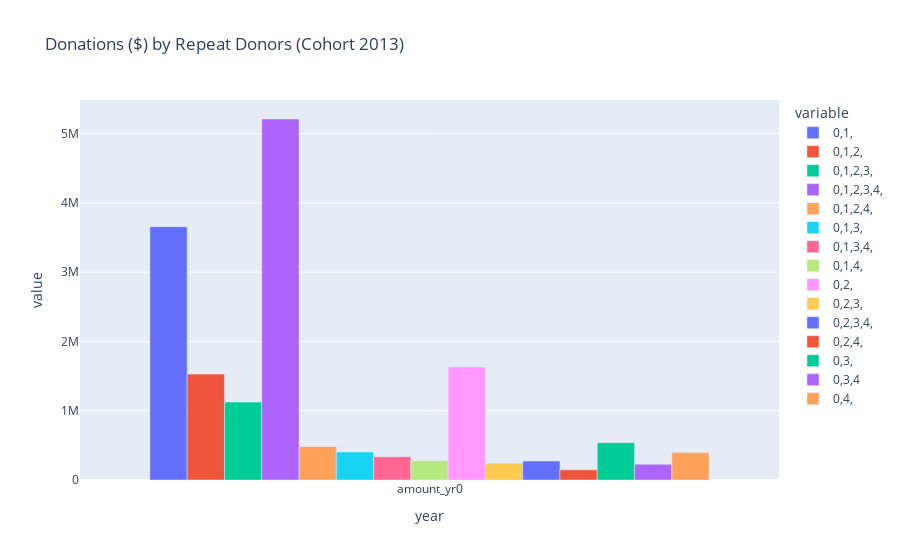

Notebook cell for this chart:
### Code cell
fig = px.bar(c13_repeat_yr_amounts_transposed.query('index == "amount_yr0"'), x="index", y=['0,1,', '0,1,2,', '0,1,2,3,', '0,1,2,3,4,', '0,1,2,4,',
       '0,1,3,', '0,1,3,4,', '0,1,4,', '0,2,', '0,2,3,', '0,2,3,4,', '0,2,4,', '0,3,', '0,3,4', '0,4,'], barmode='group', labels={'index':'year', 'y':'amount ($)'}, title="Donations ($) by Repeat Donors (Cohort 2013)")
fig.show()

### Figure 1 — Plotly figure (JSON) as saved in the notebook; plotly's stock layout.template omitted (floating-point values rounded to 4 significant figures)
{"data": [{"alignmentgroup": "True", "hovertemplate": "variable=0,1,<br>year=%{x}<br>value=%{y}<extra></extra>", "legendgroup": "0,1,", "marker": {"color": "#636efa"}, "name": "0,1,", "offsetgroup": "0,1,", "orientation": "v", "showlegend": true, "textposition": "auto", "type": "bar", "x": ["amount_yr0"], "xaxis": "x", "y": [3656000.0], "yaxis": "y"}, {"alignmentgroup": "True", "hovertemplate": "variable=0,1,2,<br>year=%{x}<br>value=%{y}<extra></extra>", "legendgroup": "0,1,2,", "marker": {"color": "#EF553B"}, "name": "0,1,2,", "offsetgroup": "0,1,2,", "orientation": "v", "showlegend": true, "textposition": "auto", "type": "bar", "x": ["amount_yr0"], "xaxis": "x", "y": [1528000.0], "yaxis": "y"}, {"alignmentgroup": "True", "hovertemplate": "variable=0,1,2,3,<br>year=%{x}<br>value=%{y}<extra></extra>", "legendgroup": "0,1,2,3,", "marker": {"color": "#00cc96"}, "name": "0,1,2,3,", "offsetgroup": "0,1,2,3,", "orientation": "v", "showlegend": true, "textposition": "auto", "type": "bar", "x": ["amount_yr0"], "xaxis": "x", "y": [1124000.0], "yaxis": "y"}, {"alignmentgroup": "True", "hovertemplate": "variable=0,1,2,3,4,<br>year=%{x}<br>value=%{y}<extra></extra>", "legendgroup": "0,1,2,3,4,", "marker": {"color": "#ab63fa"}, "name": "0,1,2,3,4,", "offsetgroup": "0,1,2,3,4,", "orientation": "v", "showlegend": true, "textposition": "auto", "type": "bar", "x": ["amount_yr0"], "xaxis": "x", "y": [5210000.0], "yaxis": "y"}, {"alignmentgroup": "True", "hovertemplate": "variable=0,1,2,4,<br>year=%{x}<br>value=%{y}<extra></extra>", "legendgroup": "0,1,2,4,", "marker": {"color": "#FFA15A"}, "name": "0,1,2,4,", "offsetgroup": "0,1,2,4,", "orientation": "v", "showlegend": true, "textposition": "auto", "type": "bar", "x": ["amount_yr0"], "xaxis": "x", "y": [482900.0], "yaxis": "y"}, {"alignmentgroup": "True", "hovertemplate": "variable=0,1,3,<br>year=%{x}<br>value=%{y}<extra></extra>", "legendgroup": "0,1,3,", "marker": {"color": "#19d3f3"}, "name": "0,1,3,", "offsetgroup": "0,1,3,", "orientation": "v", "showlegend": true, "textposition": "auto", "type": "bar", "x": ["amount_yr0"], "xaxis": "x", "y": [404400.0], "yaxis": "y"}, {"alignmentgroup": "True", "hovertemplate": "variable=0,1,3,4,<br>year=%{x}<br>value=%{y}<extra></extra>", "legendgroup": "0,1,3,4,", "marker": {"color": "#FF6692"}, "name": "0,1,3,4,", "offsetgroup": "0,1,3,4,", "orientation": "v", "showlegend": true, "textposition": "auto", "type": "bar", "x": ["amount_yr0"], "xaxis": "x", "y": [335300.0], "yaxis": "y"}, {"alignmentgroup": "True", "hovertemplate": "variable=0,1,4,<br>year=%{x}<br>value=%{y}<extra></extra>", "legendgroup": "0,1,4,", "marker": {"color": "#B6E880"}, "name": "0,1,4,", "offsetgroup": "0,1,4,", "orientation": "v", "showlegend": true, "textposition": "auto", "type": "bar", "x": ["amount_yr0"], "xaxis": "x", "y": [278400.0], "yaxis": "y"}, {"alignmentgroup": "True", "hovertemplate": "variable=0,2,<br>year=%{x}<br>value=%{y}<extra></extra>", "legendgroup": "0,2,", "marker": {"color": "#FF97FF"}, "name": "0,2,", "offsetgroup": "0,2,", "orientation": "v", "showlegend": true, "textposition": "auto", "type": "bar", "x": ["amount_yr0"], "xaxis": "x", "y": [1632000.0], "yaxis": "y"}, {"alignmentgroup": "True", "hovertemplate": "variable=0,2,3,<br>year=%{x}<br>value=%{y}<extra></extra>", "legendgroup": "0,2,3,", "marker": {"color": "#FECB52"}, "name": "0,2,3,", "offsetgroup": "0,2,3,", "orientation": "v", "showlegend": true, "textposition": "auto", "type": "bar", "x": ["amount_yr0"], "xaxis": "x", "y": [246600.0], "yaxis": "y"}, {"alignmentgroup": "True", "hovertemplate": "variable=0,2,3,4,<br>year=%{x}<br>value=%{y}<extra></extra>", "legendgroup": "0,2,3,4,", "marker": {"color": "#636efa"}, "name": "0,2,3,4,", "offsetgroup": "0,2,3,4,", "orientation": "v", "showlegend": true, "textposition": "auto", "type": "bar", "x": ["amount_yr0"], "xaxis": "x", "y": [273700.0], "yaxis": "y"}, {"alignmentgroup": "True", "hovertemplate": "variable=0,2,4,<br>year=%{x}<br>value=%{y}<extra></extra>", "legendgroup": "0,2,4,", "marker": {"color": "#EF553B"}, "name": "0,2,4,", "offsetgroup": "0,2,4,", "orientation": "v", "showlegend": true, "textposition": "auto", "type": "bar", "x": ["amount_yr0"], "xaxis": "x", "y": [146500.0], "yaxis": "y"}, {"alignmentgroup": "True", "hovertemplate": "variable=0,3,<br>year=%{x}<br>value=%{y}<extra></extra>", "legendgroup": "0,3,", "marker": {"color": "#00cc96"}, "name": "0,3,", "offsetgroup": "0,3,", "orientation": "v", "showlegend": true, "textposition": "auto", "type": "bar", "x": ["amount_yr0"], "xaxis": "x", "y": [538400.0], "yaxis": "y"}, {"alignmentgroup": "True", "hovertemplate": "variable=0,3,4<br>year=%{x}<br>value=%{y}<extra></extra>", "legendgroup": "0,3,4", "marker": {"color": "#ab63fa"}, "name": "0,3,4", "offsetgroup": "0,3,4", "orientation": "v", "showlegend": true, "textposition": "auto", "type": "bar", "x": ["amount_yr0"], "xaxis": "x", "y": [227600.0], "yaxis": "y"}, {"alignmentgroup": "True", "hovertemplate": "variable=0,4,<br>year=%{x}<br>value=%{y}<extra></extra>", "legendgroup": "0,4,", "marker": {"color": "#FFA15A"}, "name": "0,4,", "offsetgroup": "0,4,", "orientation": "v", "showlegend": true, "textposition": "auto", "type": "bar", "x": ["amount_yr0"], "xaxis": "x", "y": [395100.0], "yaxis": "y"}], "layout": {"barmode": "group", "legend": {"title": {"text": "variable"}, "tracegroupgap": 0}, "title": {"text": "Donations ($) by Repeat Donors (Cohort 2013)"}, "xaxis": {"anchor": "y", "domain": [0, 1], "title": {"text": "year"}}, "yaxis": {"anchor": "x", "domain": [0, 1], "title": {"text": "value"}}}}
